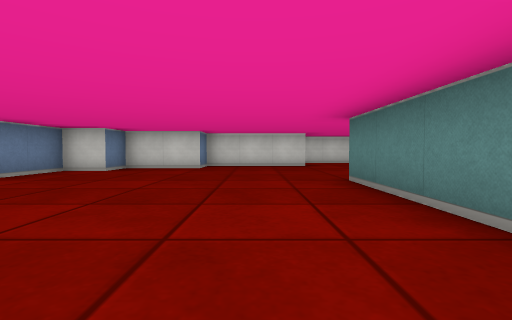
View 1 (above)

19 first-person views from a walk through a cub3D level. The camera is about half as high as the walls, tilts 2° down and sees 85° across. The floor is counted in squares. Each view is taken from the middle of a square. On the plan, view 1 faces up. The plan holds only what a view shows up to about 9 squares ahead; the rest is blank.

View 2
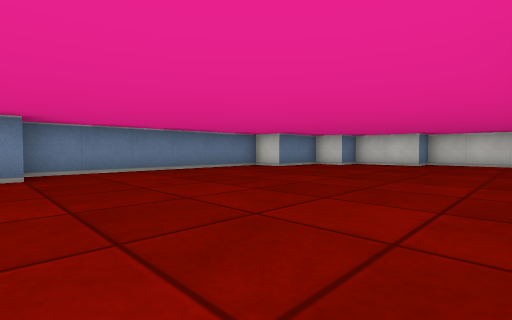

View 3
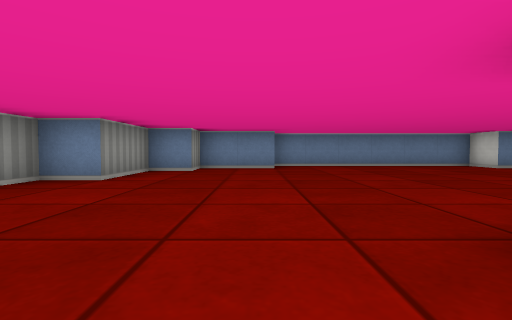

View 4
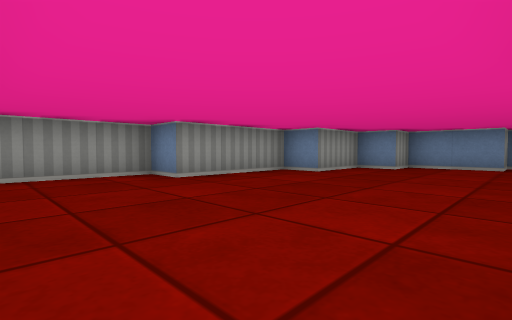

View 5
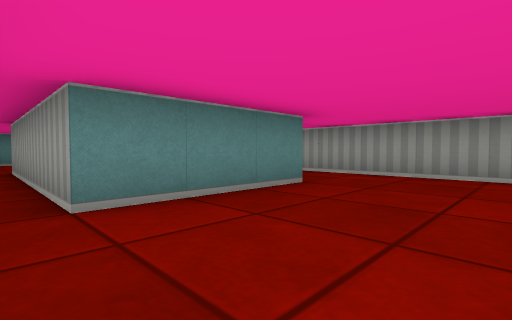

View 6
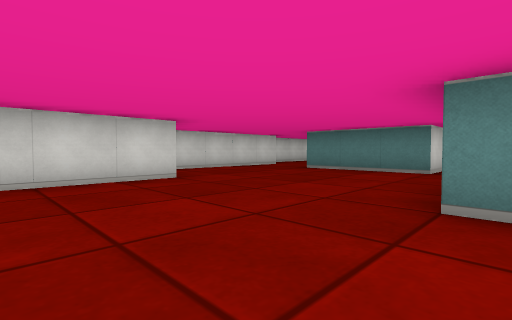

View 7
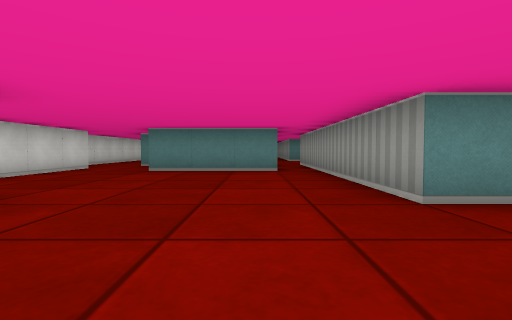

View 8
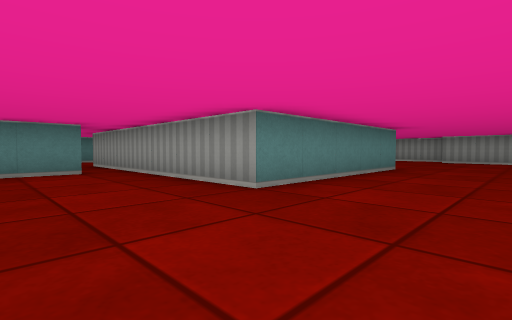

View 9
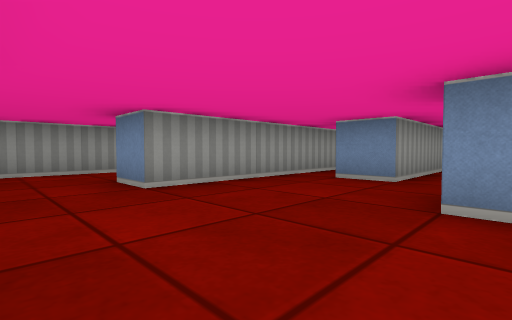

View 10
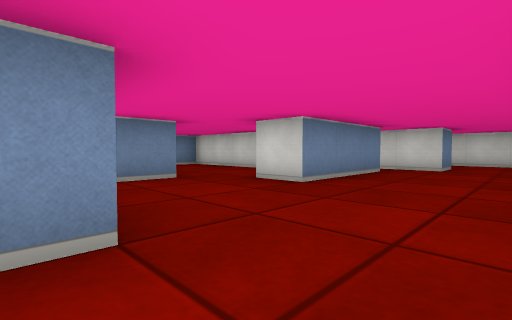

View 11
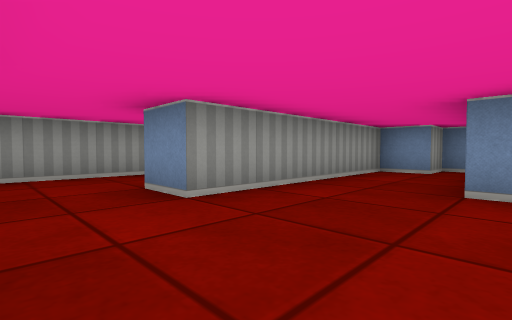

View 12
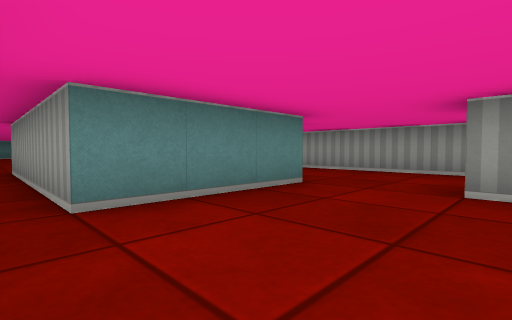

View 13
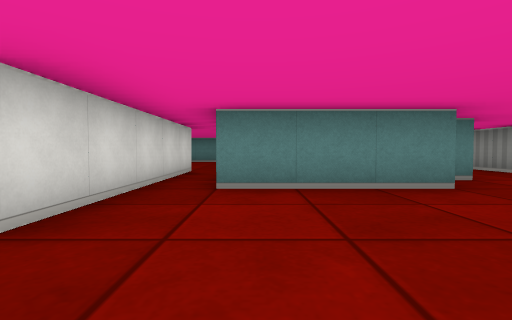

View 14
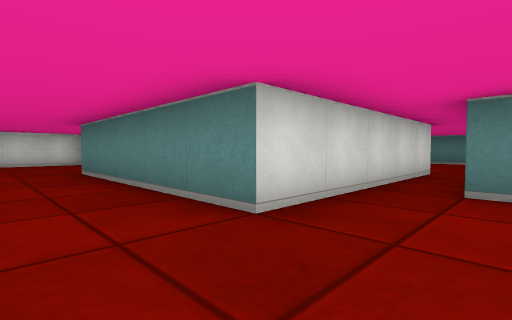

View 15
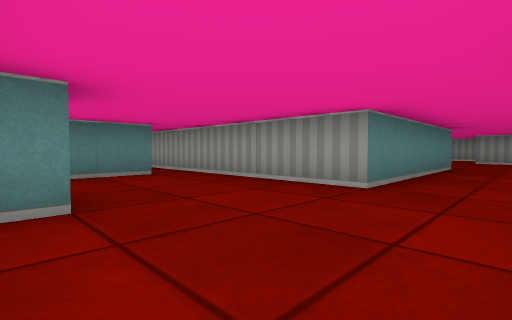

View 16
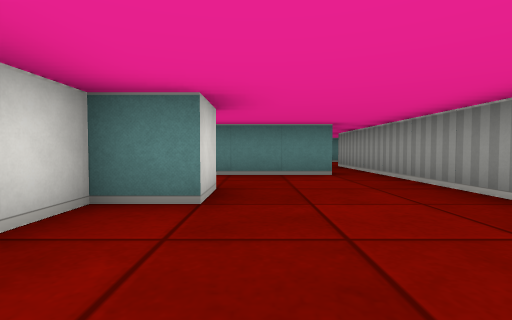

View 17
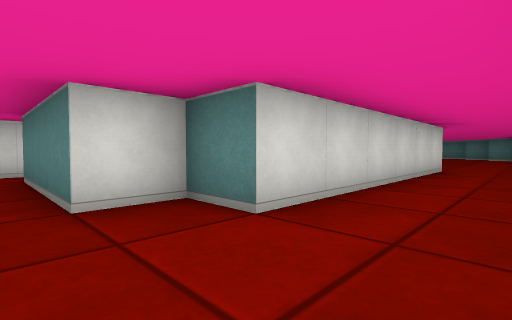

View 18
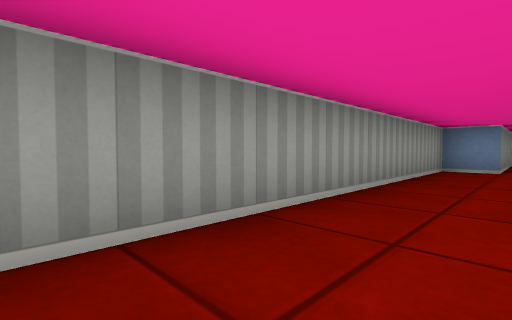

View 19
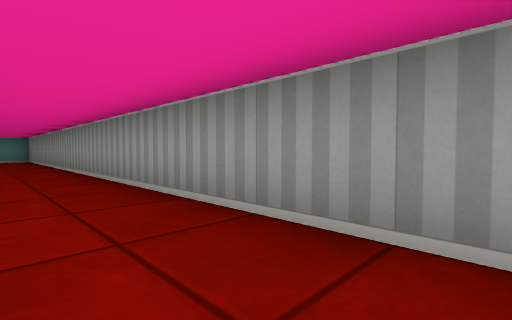

### Floor plan
Ten units are one square. View 1 is at (0, 0); x grows to the right and y downward. Boxes are objects, and circles mark ways between rooms. Rooms are numbered by the first view taken in them; rooms with no view inside come last. Other rooms are left out.
<svg viewBox="-60 -110 271 190">
<path fill="none" stroke="#000" d="M15 5 15 -45 85 -45M16 -85 -15 -85 -15 -75 -35 -75 -35 -65 -45 -65 -45 -45 -55 -45 -55 15 -45 15 -45 35 -35 35 -35 45 -15 45 -15 55 15 55 15 65 65 65M45 45 45 15 65 15M85 -55 55 -55 55 -85M65 -105 25 -105M85 -35 85 -15 75 -15M65 15 95 15 95 25M55 -35 38 -35M115 5 115 -45M34 -5 65 -5 65 5M65 65 65 75 205 75M165 5 115 5M55 30 55 35 65 35 65 45 115 45 115 55M206 55 145 55 145 45 135 45 135 15 165 15M115 -45 185 -45M135 -75 125 -75 125 -85 91 -85M95 -65 95 -55 85 -55M155 -54 155 -79M85 -45 85 -35"/>
<circle cx="55" cy="10" r="3" fill="#2a7"/>
<circle cx="60" cy="60" r="3" fill="#2a7"/>
<circle cx="90" cy="-50" r="3" fill="#2a7"/>
<circle cx="103" cy="10" r="3" fill="#2a7"/>
<circle cx="100" cy="-47" r="3" fill="#2a7"/>
<text x="10" y="-20">1</text>
<text x="80" y="-10">2</text>
<text x="120" y="50">3</text>
<text x="120" y="-60">4</text>
</svg>
Room 1 opens to room 2. Room 1 opens to room 3. Room 1 opens to room 4. Room 2 opens to room 3. Room 2 opens to room 4.

Where each view was taken, in squares from view 1:
view 1: 0 up, 0 right, facing up
view 2: 2 down, 1 right, facing up-left
view 3: 2 down, 3 right, facing left
view 4: 1 down, 4 right, facing down-left
view 5: 1 down, 2 right, facing down-right
view 6: 4 up, 1 left, facing up-right
view 7: 6 up, 1 left, facing right
view 8: 7 up, 1 left, facing down-right
view 9: 2 up, 11 right, facing down-left
view 10: 2 down, 11 right, facing up-left
view 11: 2 down, 13 right, facing down-left
view 12: 1 down, 11 right, facing down-right
view 13: 2 down, 10 right, facing right
view 14: 2 down, 10 right, facing up-right
view 15: 8 up, 10 right, facing down-right
view 16: 7 up, 10 right, facing right
view 17: 7 down, 13 right, facing up-right
view 18: 6 down, 14 right, facing down-left
view 19: 6 down, 12 right, facing down-right
